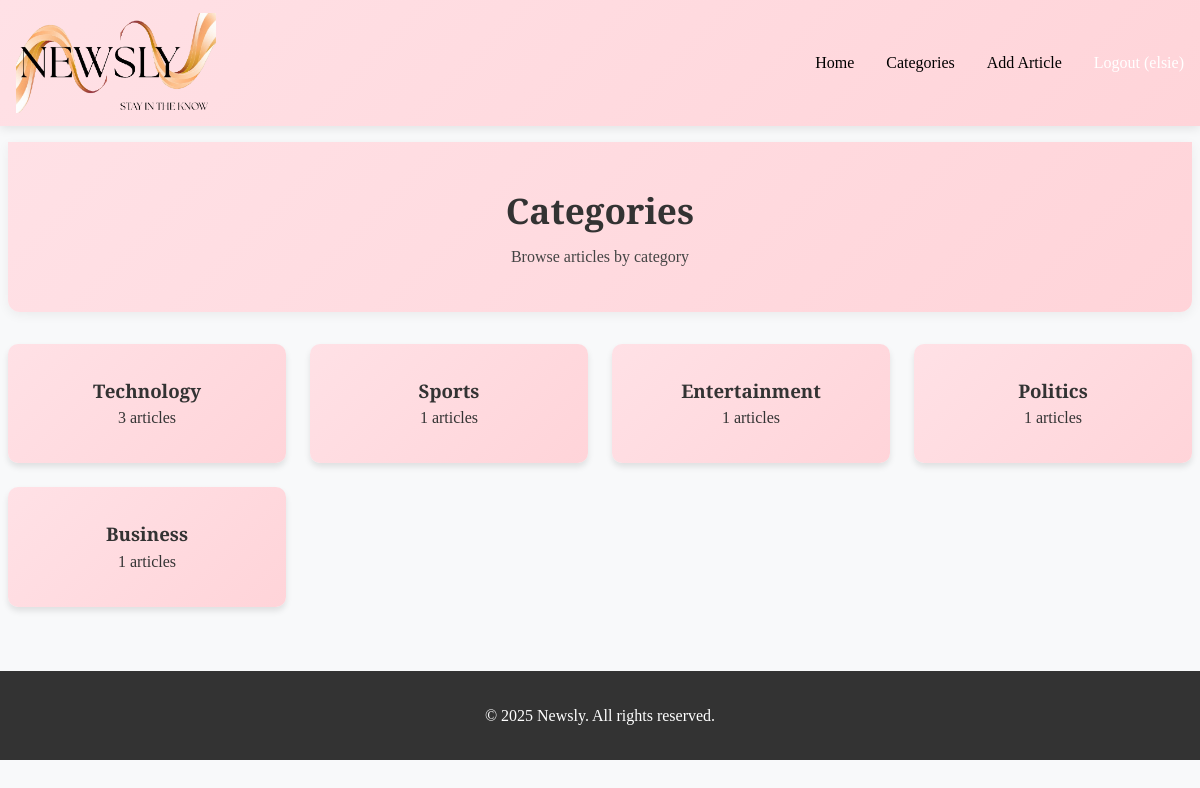
Page /categories/ (signed in) on the committed database.
### newsapp/models.py (models this page shows, shortened)
class Category(models.Model):
    name = models.CharField(max_length=100)

### newsapp/views.py (the view)
# urls.py: path('categories/', views.categories, name='categories'),
def categories(request):
    cats = Category.objects.all()
    return render(request, 'newsapp/categories.html', {"categories": cats})

### newsapp/templates/newsapp/categories.html (shortened to what this page needs)
{% extends 'newsapp/base.html' %}
{% block content %}
<div class="hero-section">
    <h1>Categories</h1>
    <p>Browse articles by category</p>
</div>
<div class="categories-grid">
    {% for category in categories %}
    <a href="{% url 'category_articles' category.id %}" class="category-card">
        <h3>{{ category.name }}</h3>
        <p>{{ category.article_set.count }} articles</p>
    </a>
    {% empty %}
    <div class="no-categories">
        <p>No categories available.</p>
    </div>
    {% endfor %}
</div>
{% endblock %}

### newsapp/templates/newsapp/base.html (shortened to what this page needs)
<!DOCTYPE html>
<html lang="en">
<head>
    {% load static %}
    <link rel="stylesheet" href="{% static 'newsapp/css/style.css' %}">
</head>
<body>
    <header class="header">
        <nav class="navbar">
            <a href="{% url 'home' %}" class="logo-container">
                <img src="{% static 'newsapp/images/logo5.png' %}" alt="News App Logo" class="logo-image">
            </a>
            <ul class="nav-links">
                <li><a href="{% url 'home' %}">Home</a></li>
                <li><a href="{% url 'categories' %}">Categories</a></li>
                {% if user.is_authenticated %}
                    <li><a href="{% url 'add_article' %}">Add Article</a></li>
                    <li>
                        <form action="{% url 'logout' %}" method="POST" style="display:inline;">
                            <button type="submit" class="btn logout-btn">
                                Logout ({{ user.username }})
                            </button>
                        </form>
                    </li>
                {% else %}
                    <li><a href="{% url 'login' %}">Login</a></li>
                    <li><a href="{% url 'register' %}">Register</a></li>
                {% endif %}
            </ul>
        </nav>
    </header>
    <main class="container">
        {% block content %}
        {% endblock %}
    </main>
    <footer class="footer">
        <p>&copy; 2025 Newsly. All rights reserved.</p>
    </footer>
</body>
</html>

### newsapp/static/newsapp/css/style.css (style rules this page uses)
* { margin: 0; padding: 0; box-sizing: border-box; }
body { font-family: 'Playfair Display', serif; line-height: 1.6; color: #333; background-color: #f8f9fa; }
.header { background: linear-gradient(135deg, #ffe1e6, #ffd4d9); color: rgb(2, 2, 2); padding: 0.8rem 0; box-shadow: 0 2px 10px rgba(0,0,0,0.1); }
.navbar { display: flex; justify-content: space-between; align-items: center; max-width: 1400px; margin: 0 auto; padding: 0 1rem; }
.logo-container { display: flex; align-items: center; text-decoration: none; }
.logo-image { height: 100px; width: auto; transition: transform 0.3s ease; }
.nav-links { display: flex; list-style: none; gap: 2rem; }
.nav-links a { color: rgb(0, 0, 0); text-decoration: none; transition: opacity 0.3s; }
.container { max-width: 1500px !important; margin: 1rem auto; padding: 0 0.5rem; }
.hero-section { width: 100%; background: linear-gradient(135deg, #ffe1e6, #ffd4d9); padding: 40px 20px 24px; text-align: center; border-radius: 0 0 12px 12px; box-shadow: 0 3px 12px rgba(0,0,0,0.06); margin-bottom: 18px; }
.hero-section h1 { font-size: 2.2rem; margin: 0 0 6px; }
.hero-section p { margin: 0 0 18px; color: #444; }
.btn { background: #f38f8f; color: rgb(2, 2, 2); padding: 0.75rem 1.5rem; border: none; border-radius: 5px; cursor: pointer; font-size: 1rem; transition: background 0.3s; }
.categories-grid { display: grid; grid-template-columns: repeat(auto-fit, minmax(250px, 1fr)); gap: 1.5rem; margin: 2rem 0; }
.category-card { background: linear-gradient(135deg, #ffe1e6, #ffd4d9); padding: 2rem; border-radius: 10px; text-align: center; box-shadow: 0 4px 6px rgba(0,0,0,0.1); text-decoration: none; color: #333; transition: transform 0.3s, box-shadow 0.3s; }
.footer { background: #333; color: white; text-align: center; padding: 2rem 0; margin-top: 4rem; }
.logout-btn { background: none; border: none; color: white; font: inherit; cursor: pointer; padding: 0; margin: 0; text-decoration: none; transition: opacity 0.3s; }

### rows in the picture
Category: name "Technology", article_set.count "3"
Category: name "Sports", article_set.count "1"
Category: name "Entertainment", article_set.count "1"
Category: name "Politics", article_set.count "1"
Category: name "Business", article_set.count "1"

### other values in the picture
{{ user.username }} "elsie"
